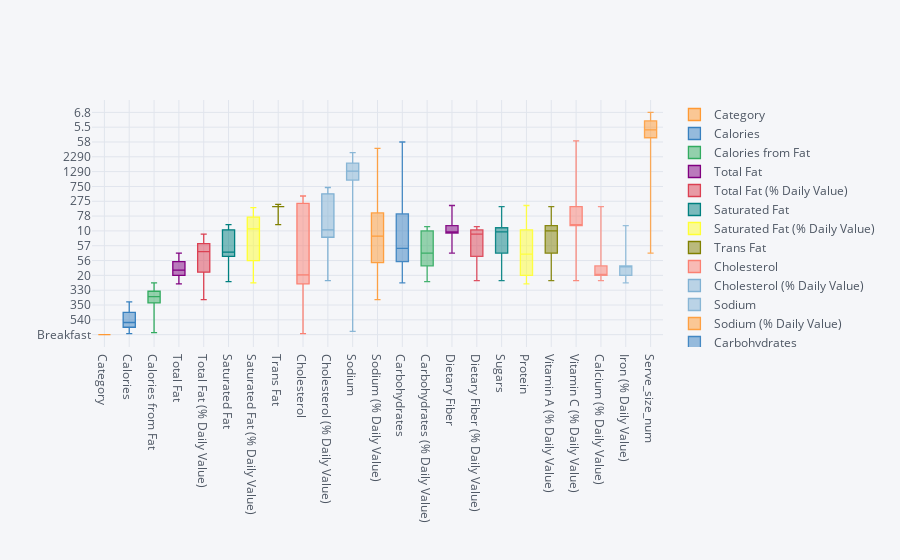

Write notebook code for a chart like this one.
### Code cell
breakfast.iplot(kind='box')

### Figure 1 — Plotly figure (JSON) as saved in the notebook; plotly's stock layout.template omitted (floating-point values rounded to 4 significant figures)
{"data": [{"boxpoints": false, "line": {"width": 1.3}, "marker": {"color": "rgba(255, 153, 51, 1.0)"}, "name": "Category", "orientation": "v", "type": "box", "y": ["Breakfast", "Breakfast", "Breakfast", "Breakfast", "Breakfast", "Breakfast", "Breakfast", "Breakfast", "Breakfast", "Breakfast", "Breakfast", "Breakfast", "Breakfast", "Breakfast", "Breakfast", "Breakfast", "Breakfast", "Breakfast", "Breakfast", "Breakfast", "Breakfast", "Breakfast", "Breakfast", "Breakfast", "Breakfast", "Breakfast", "Breakfast", "Breakfast", "Breakfast", "Breakfast", "Breakfast", "Breakfast", "Breakfast", "Breakfast", "Breakfast", "Breakfast", "Breakfast", "Breakfast", "Breakfast", "Breakfast", "Breakfast", "Breakfast"]}, {"boxpoints": false, "line": {"width": 1.3}, "marker": {"color": "rgba(55, 128, 191, 1.0)"}, "name": "Calories", "orientation": "v", "type": "box", "y": [300, 250, 370, 450, 400, 430, 460, 520, 410, 470, 430, 480, 510, 570, 460, 520, 410, 470, 540, 460, 400, 420, 550, 500, 620, 570, 670, 740, 800, 640, 690, 1090, 1150, 990, 1050, 350, 520, 300, 150, 460, 290, 260]}, {"boxpoints": false, "line": {"width": 1.3}, "marker": {"color": "rgba(50, 171, 96, 1.0)"}, "name": "Calories from Fat", "orientation": "v", "type": "box", "y": [120, 70, 200, 250, 210, 210, 230, 270, 180, 220, 240, 280, 290, 330, 250, 280, 180, 220, 290, 190, 140, 200, 280, 230, 280, 230, 310, 430, 470, 330, 370, 510, 540, 410, 450, 80, 210, 150, 80, 170, 35, 40]}, {"boxpoints": false, "line": {"width": 1.3}, "marker": {"color": "rgba(128, 0, 128, 1.0)"}, "name": "Total Fat", "orientation": "v", "type": "box", "y": [13, 8, 23, 28, 23, 23, 26, 30, 20, 25, 27, 31, 33, 37, 27, 32, 20, 24, 32, 21, 15, 22, 31, 26, 31, 25, 35, 48, 52, 37, 41, 56, 60, 46, 50, 9, 24, 16, 9, 19, 4, 4]}, {"boxpoints": false, "line": {"width": 1.3}, "marker": {"color": "rgba(219, 64, 82, 1.0)"}, "name": "Total Fat (% Daily Value)", "orientation": "v", "type": "box", "y": [20, 12, 35, 43, 35, 36, 40, 47, 32, 38, 42, 48, 50, 57, 42, 49, 31, 37, 49, 32, 24, 34, 48, 40, 48, 39, 53, 73, 80, 57, 63, 87, 93, 70, 77, 13, 37, 25, 14, 30, 6, 6]}, {"boxpoints": false, "line": {"width": 1.3}, "marker": {"color": "rgba(0, 128, 128, 1.0)"}, "name": "Saturated Fat", "orientation": "v", "type": "box", "y": [5, 3, 8, 10, 8, 9, 13, 14, 11, 12, 12, 13, 14, 15, 12, 13, 8, 9, 16, 9, 7, 8, 12, 10, 11, 9, 13, 17, 18, 14, 14, 19, 20, 16, 16, 2, 7, 7, 1.5, 9, 1.5, 1.5]}, {"boxpoints": false, "line": {"width": 1.3}, "marker": {"color": "rgba(255, 255, 51, 1.0)"}, "name": "Saturated Fat (% Daily Value)", "orientation": "v", "type": "box", "y": [25, 15, 42, 52, 42, 46, 65, 68, 56, 59, 62, 65, 71, 74, 62, 65, 41, 45, 78, 44, 34, 40, 61, 52, 56, 45, 63, 87, 90, 69, 72, 96, 100, 78, 81, 9, 36, 33, 6, 43, 8, 8]}, {"boxpoints": false, "line": {"width": 1.3}, "marker": {"color": "rgba(128, 128, 0, 1.0)"}, "name": "Trans Fat", "orientation": "v", "type": "box", "y": [0, 0, 0, 0, 0, 1, 0, 0, 0, 0, 0, 0, 0, 0, 0, 0, 0, 0, 1, 0, 0, 0, 0, 0, 0.5, 0.5, 1.5, 0, 0, 0, 0, 0, 0, 0, 0, 0, 0, 0, 0, 0, 0, 0]}, {"boxpoints": false, "line": {"width": 1.3}, "marker": {"color": "rgba(251, 128, 114, 1.0)"}, "name": "Cholesterol", "orientation": "v", "type": "box", "y": [260, 25, 45, 285, 50, 300, 250, 250, 35, 35, 30, 30, 250, 250, 35, 35, 30, 30, 280, 250, 35, 35, 265, 50, 275, 60, 295, 555, 555, 35, 35, 575, 575, 55, 55, 20, 50, 115, 0, 15, 5, 5]}, {"boxpoints": false, "line": {"width": 1.3}, "marker": {"color": "rgba(128, 177, 211, 1.0)"}, "name": "Cholesterol (% Daily Value)", "orientation": "v", "type": "box", "y": [87, 8, 15, 95, 16, 100, 83, 83, 11, 11, 10, 10, 83, 83, 11, 11, 10, 10, 93, 84, 11, 11, 89, 17, 92, 20, 99, 185, 185, 12, 12, 192, 192, 19, 19, 7, 17, 38, 0, 5, 2, 2]}, {"boxpoints": false, "line": {"width": 1.3}, "marker": {"color": "rgba(128, 177, 211, 0.8999999999999999)"}, "name": "Sodium", "orientation": "v", "type": "box", "y": [750, 770, 780, 860, 880, 960, 1300, 1410, 1300, 1420, 1080, 1190, 1170, 1280, 1180, 1290, 1180, 1290, 1470, 1250, 1250, 1030, 1320, 1320, 1480, 1480, 1510, 1560, 1680, 1590, 1700, 2150, 2260, 2170, 2290, 590, 930, 790, 310, 370, 160, 115]}, {"boxpoints": false, "line": {"width": 1.3}, "marker": {"color": "rgba(255, 153, 51, 0.8999999999999999)"}, "name": "Sodium (% Daily Value)", "orientation": "v", "type": "box", "y": [31, 32, 33, 36, 37, 40, 54, 59, 54, 59, 45, 50, 49, 53, 49, 54, 49, 54, 61, 52, 52, 43, 55, 55, 62, 62, 63, 65, 70, 66, 71, 90, 94, 91, 95, 24, 39, 33, 13, 15, 7, 5]}, {"boxpoints": false, "line": {"width": 1.3}, "marker": {"color": "rgba(55, 128, 191, 0.8999999999999999)"}, "name": "Carbohydrates", "orientation": "v", "type": "box", "y": [31, 30, 29, 30, 30, 31, 38, 43, 36, 42, 34, 39, 36, 42, 34, 40, 41, 46, 38, 48, 47, 44, 48, 46, 57, 55, 56, 51, 56, 50, 55, 111, 116, 110, 115, 60, 61, 26, 15, 66, 58, 49]}, {"boxpoints": false, "line": {"width": 1.3}, "marker": {"color": "rgba(50, 171, 96, 0.8999999999999999)"}, "name": "Carbohydrates (% Daily Value)", "orientation": "v", "type": "box", "y": [10, 10, 10, 10, 10, 10, 13, 14, 12, 14, 11, 13, 12, 14, 11, 13, 14, 15, 13, 16, 16, 15, 16, 15, 19, 18, 19, 17, 19, 17, 18, 37, 39, 37, 38, 20, 20, 9, 5, 22, 19, 16]}, {"boxpoints": false, "line": {"width": 1.3}, "marker": {"color": "rgba(128, 0, 128, 0.8999999999999999)"}, "name": "Dietary Fiber", "orientation": "v", "type": "box", "y": [4, 4, 4, 4, 4, 4, 2, 3, 2, 3, 2, 3, 2, 3, 2, 3, 2, 3, 2, 2, 2, 2, 2, 2, 3, 3, 3, 3, 4, 3, 4, 6, 7, 6, 7, 3, 3, 1, 2, 3, 5, 5]}, {"boxpoints": false, "line": {"width": 1.3}, "marker": {"color": "rgba(219, 64, 82, 0.8999999999999999)"}, "name": "Dietary Fiber (% Daily Value)", "orientation": "v", "type": "box", "y": [17, 17, 17, 17, 17, 18, 7, 12, 7, 12, 6, 11, 6, 11, 6, 11, 6, 11, 8, 9, 9, 8, 9, 9, 11, 12, 12, 12, 17, 12, 17, 23, 28, 23, 28, 10, 10, 5, 6, 11, 19, 22]}, {"boxpoints": false, "line": {"width": 1.3}, "marker": {"color": "rgba(0, 128, 128, 0.8999999999999999)"}, "name": "Sugars", "orientation": "v", "type": "box", "y": [3, 3, 2, 2, 2, 3, 3, 4, 3, 4, 2, 3, 2, 3, 3, 3, 3, 4, 3, 15, 16, 15, 15, 15, 7, 8, 7, 3, 3, 3, 4, 17, 17, 17, 18, 14, 14, 2, 0, 32, 32, 18]}, {"boxpoints": false, "line": {"width": 1.3}, "marker": {"color": "rgba(255, 255, 51, 0.8999999999999999)"}, "name": "Protein", "orientation": "v", "type": "box", "y": [17, 18, 14, 21, 21, 26, 19, 19, 20, 20, 11, 11, 18, 18, 18, 18, 17, 17, 25, 19, 20, 11, 20, 21, 30, 30, 33, 28, 28, 26, 26, 36, 36, 35, 35, 8, 15, 12, 1, 6, 5, 5]}, {"boxpoints": false, "line": {"width": 1.3}, "marker": {"color": "rgba(128, 128, 0, 0.8999999999999999)"}, "name": "Vitamin A (% Daily Value)", "orientation": "v", "type": "box", "y": [10, 6, 8, 15, 6, 15, 10, 15, 2, 6, 0, 4, 6, 10, 0, 4, 0, 4, 10, 10, 2, 0, 10, 2, 20, 10, 20, 15, 15, 0, 4, 15, 15, 0, 4, 0, 0, 10, 0, 4, 2, 2]}, {"boxpoints": false, "line": {"width": 1.3}, "marker": {"color": "rgba(251, 128, 114, 0.8999999999999999)"}, "name": "Vitamin C (% Daily Value)", "orientation": "v", "type": "box", "y": [0, 0, 0, 0, 0, 2, 8, 8, 8, 8, 0, 0, 0, 0, 0, 0, 2, 2, 2, 10, 10, 0, 0, 0, 15, 15, 4, 2, 2, 2, 2, 2, 2, 2, 2, 0, 0, 2, 2, 0, 130, 130]}, {"boxpoints": false, "line": {"width": 1.3}, "marker": {"color": "rgba(251, 128, 114, 0.7999999999999998)"}, "name": "Calcium (% Daily Value)", "orientation": "v", "type": "box", "y": [25, 25, 25, 30, 25, 30, 15, 20, 15, 15, 6, 8, 10, 10, 8, 8, 6, 8, 20, 20, 15, 8, 20, 20, 20, 20, 25, 15, 15, 10, 10, 25, 30, 25, 25, 15, 15, 15, 0, 6, 10, 6]}, {"boxpoints": false, "line": {"width": 1.3}, "marker": {"color": "rgba(128, 177, 211, 0.7999999999999998)"}, "name": "Iron (% Daily Value)", "orientation": "v", "type": "box", "y": [15, 8, 10, 15, 10, 20, 15, 20, 10, 15, 15, 15, 20, 20, 15, 15, 15, 15, 25, 15, 10, 10, 15, 10, 20, 15, 25, 25, 30, 15, 15, 40, 40, 30, 30, 15, 15, 15, 2, 15, 10, 10]}, {"boxpoints": false, "line": {"width": 1.3}, "marker": {"color": "rgba(255, 153, 51, 0.7999999999999998)"}, "name": "Serve_size_num", "orientation": "v", "type": "box", "y": ["4.8", "4.8", "3.9", "5.7", "5.7", "6.5", "5.3", "5.8", "5.4", "5.9", "4.1", "4.6", "5.7", "6.2", "5.9", "6.4", "5", "5.5", "7.1", "6.1", "6.3", "5", "7.1", "7.2", "6.9", "7.1", "8.5", "9.5", "10", "9.6", "10.1", "14.8", "15.3", "14.9", "15.4", "5.3", "6.8", "3.9", "2", "4", "9.6", "9.6"]}], "layout": {"autosize": true, "legend": {"bgcolor": "#F5F6F9", "font": {"color": "#4D5663"}}, "paper_bgcolor": "#F5F6F9", "plot_bgcolor": "#F5F6F9", "title": {"font": {"color": "#4D5663"}}, "xaxis": {"autorange": true, "gridcolor": "#E1E5ED", "range": [-0.5, 22.5], "showgrid": true, "tickfont": {"color": "#4D5663"}, "title": {"font": {"color": "#4D5663"}, "text": ""}, "type": "category", "zerolinecolor": "#E1E5ED"}, "yaxis": {"autorange": true, "gridcolor": "#E1E5ED", "range": [-11.67, 221.7], "showgrid": true, "tickfont": {"color": "#4D5663"}, "title": {"font": {"color": "#4D5663"}, "text": ""}, "type": "category", "zerolinecolor": "#E1E5ED"}}}
